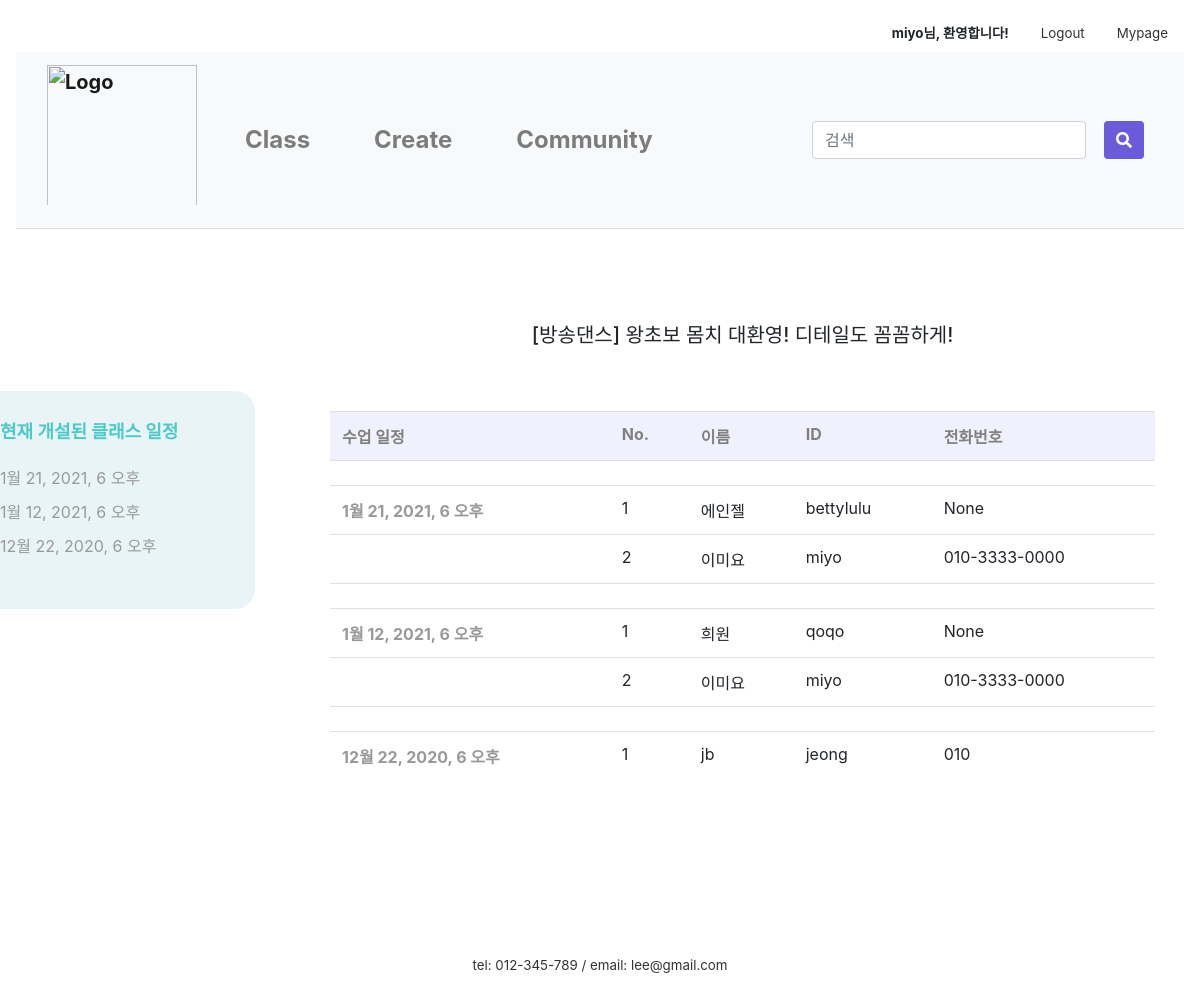
The app's page /mypage/myClass/2/applicant (signed in) with its own data.
### firstApp/models.py (models this page shows, shortened)
class ClassDate(models.Model):
    inClass = models.ForeignKey('firstApp.Class', on_delete=models.CASCADE, default=1, related_name='date_class')
    date = models.DateTimeField(default=timezone.now)
    class Meta:
        ordering = ('-date',)

class Class(models.Model):
    author = models.ForeignKey(settings.AUTH_USER_MODEL, on_delete=models.CASCADE, default=1)
    title = models.CharField(max_length=50)
    tutor = models.CharField(max_length=10)
    tutor_photo = ProcessedImageField(upload_to="tutor", processors=[ResizeToFill(300,300)], default='')
    tutor_insta = models.CharField(null=True, blank=True, max_length=50, default='')
    tutor_blog = models.CharField(null=True, blank=True, max_length=50, default='')
    tutor_youtube = models.CharField(null=True, blank=True, max_length=50, default='')
    category = models.ForeignKey('firstApp.Category', on_delete=models.CASCADE, default=1, related_name='category')
    area = models.ForeignKey('firstApp.Area', on_delete=models.CASCADE, default=1)
    photo = ProcessedImageField(upload_to="class", processors=[ResizeToFill(600,450)], default='')
    body = RichTextUploadingField(default='')
    tutor_body = RichTextUploadingField(default='')
    price = models.CharField(max_length=10)
    time = models.CharField(max_length=5)
    level = models.ForeignKey('firstApp.Level', on_delete=models.CASCADE, default=1, related_name='level')
    mode = models.ForeignKey('firstApp.Mode', on_delete=models.CASCADE, default=1, related_name='mode')
    in_min = models.PositiveIntegerField(null=True, blank=True, default='1')
    in_max = models.PositiveIntegerField(null=True, blank=True, default='1')
    like_user = models.ManyToManyField(settings.AUTH_USER_MODEL, blank=True, related_name='like_class')
    like_count = models.PositiveIntegerField(default=0)
    on_sale = models.BooleanField(null=True, default=False)
    sale_price = models.CharField(null=True, blank=True, max_length=10)
    on_permission = models.BooleanField(null=True, default=False)
    class Meta:
        permissions = [
            ('can_permit', 'Can permit')
        ]

class Apply(models.Model):
    author = models.ForeignKey(settings.AUTH_USER_MODEL, on_delete=models.CASCADE, default=1)
    inClass = models.ForeignKey('firstApp.Class', on_delete=models.CASCADE, default=1, related_name='apply')
    date = models.ForeignKey('firstApp.ClassDate', on_delete=models.CASCADE, default=1, related_name='apply')
    name = models.CharField(max_length=10)
    number = models.CharField(max_length=13)
    text = RichTextUploadingField(default='')

### firstApp/views.py (the view)
# urls.py: path('mypage/myClass/<int:class_id>/applicant', views.applicant, name='applicant'),
def applicant(request, class_id):
    class_detail = get_object_or_404(Class, pk=class_id)
    now = timezone.now()
    return render(request, 'firstApp/applicant.html', {'class_detail': class_detail, 'now': now})

### firstApp/templates/firstApp/applicant.html (shortened to what this page needs)
{% extends 'firstApp/base.html' %}
{% load static %}
{% block content %}
{% if user.is_active %}
<link rel="stylesheet" href="{% static 'css/community.css' %}">
    <div class="container">
      <div class="row">
          <div class="col-sm-3" style="padding:0px;">
              <br><br><br>
              <div style=" background-color: #E9F4F7;
                            padding: 30;
                            position: relative;
                            right: 60;
                            top: 60;
                            border-radius: 20px; ">
                  <h4 style="font-weight: bold;
                        font-size: 18; color: #4ECAC6; padding-bottom: 10;">
                  현재 개설된 클래스 일정</h4>
              <ul>
              {% for date in class_detail.date_class.all %}
                    {% if date.date > now %}
                    <li style="padding:5 0;"><a>{{date.date}}</a></li>
                    {% else %}
                    <li style="padding:5 0; color: #999;"><a>{{date.date}}</a></li>
                    {% endif %}
              {% endfor %}
              </ul>
              </div>
          </div>
          <div class="col-sm-9">
            <h5>{{class_detail.title}}</h5>
            <table class="table">
              <tr>
                  <th>수업 일정</th>
                  <th>No.</th>
                <th>이름</th>
                <th>ID</th>
                <th>전화번호</th>
              </tr>
                {% for date in class_detail.date_class.all %}
                    {% for apply in date.apply.all %}
                    <tr>
                          <td><script> document.write(num)</script></td>
                          <td>{{apply.name}}</td>
                          <td>{{apply.author}}</td>
                          <td>{{apply.number}}</td>
                    </tr>
                    {% endfor %}
                {% endfor %}
            </table>
          </div>
      </div>
    </div>
{% else %}
<script type="text/javascript">
    alert('잘못된 접근입니다. \n로그인을 해주세요.')
    window.location.href = '/login';
  </script>
{% endif %}
{% endblock content %}

### firstApp/templates/firstApp/base.html (shortened to what this page needs)
{% load static %}
<link rel="stylesheet" href="https://stackpath.bootstrapcdn.com/bootstrap/4.4.1/css/bootstrap.min.css"
>
<link rel="stylesheet" href="{% static 'css/base.css' %}">
<link rel="stylesheet" href="{% static 'css/navbar_custom.css' %}">
<div class="nav inner">
  <div class="container-fluid" style="width:1500px; padding: 0px;">
    <nav class="nav nav-masthead justify-content-end">
      {% if user.is_active %}
      <a class="nav-link"><strong>{{user.username}}님, 환영합니다!</strong></a>
      <a class="nav-link" href="/logout">Logout</a>
      <a class="nav-link" href="/mypage">Mypage</a>
      {% else %}
      <a class="nav-link" href="/login">Login</a>
      <a class="nav-link" href="/signup">Join</a>
      {% endif %}
    </nav>
  </div>
</div>
<nav class="navbar navbar-expand-lg navbar-light bg-light navbar-custom">
  <div class="container-fluid" style="width:1500px;">
    <a class="navbar-brand logo" href="/"><img src="{% static 'image\logo_1.png' %}" alt="Logo" style="max-width: 30vw; width:150px; padding-bottom:10px;"></a>
  <div class="collapse navbar-collapse" id="navbarSupportedContent">
    <ul class="navbar-nav mr-auto">
      <li class="nav-item nav-item-custom">
        <a class="nav-link" href="/class_search">Class</a>
      </li>
      <li class="nav-item nav-item-custom">
        <a class="nav-link" href="/intro_createclass">Create</a>
      </li>
      <li class="nav-item nav-item-custom">
        <a class="nav-link" href="/community">Community</a>
      </li>
    </ul>
  <div class="nav-item nav-item-custom">
    <div class="row">
      <form class="form-inline my-2 my-lg-0" action="{% url 'searchResult' %}" method="get">
      <div class="col-xs-8" style="max-width:50vw;">
        <input class="form-control mr-sm-2" type="search" placeholder="검색" aria-label="Search" name="qq" value="{{ qq }}">
      </div>
       <div class="col-xs-2" style="margin-left:10px;">
          <button class="btn btn-primary my-2 my-sm-0" type="submit" style="height:38px">
        <i class="fas fa-search"></i>
            </button>
       </div>
      </form>
    </div>
      </div>
  </div>
  </div>
</nav>
<main role="main">
  {% block content %}
  {% endblock content%}
</main>
<footer class="mastfoot mt-auto text-center">
  <div class="inner" style="margin-top:10rem;">
    <p style="margin:0">tel: 012-345-789 /
      email: lee@gmail.com</p>
  </div>
</footer>

### firstApp/static/css/base.css (style rules this page uses)
img { max-width:100%; }
.mastfoot { color: #333; }
.inner { font-size:10pt; }
.btn-primary, .btn-primary:active, .btn-primary:visited { background-color:#6C5ADA !important; border:none !important; color:white !important; }
h5 { text-align: center; margin: 3rem; padding:1rem; }

### firstApp/static/css/navbar_custom.css (style rules this page uses)
a { color:#333; }
.navbar { margin-bottom:30px; border-bottom: 0.1px solid rgb(219, 222, 224); }
.navbar-custom { font-size: x-large; font-weight: bold; background-color: #fff; }
.nav-item-custom { padding-left: 1.5rem; padding-right: 1.5rem; }

### firstApp/static/css/community.css (style rules this page uses)
ul { list-style:none; padding-left:0 }
th { color:gray; background-color:#f0f1fc; }

### records on screen
ClassDate: date "1월 21, 2021, 6 오후"
ClassDate: date "1월 12, 2021, 6 오후"
ClassDate: date "12월 22, 2020, 6 오후"
Class: title "[방송댄스] 왕초보 몸치 대환영! 디테일도 꼼꼼하게!"
Apply: name "에인젤", author "bettylulu", number "None"
Apply: name "이미요", author "miyo", number "010-3333-0000"
Apply: name "희원", author "qoqo", number "None"
Apply: name "이미요", author "miyo", number "010-3333-0000"
Apply: name "jb", author "jeong", number "010"

### other values on screen
{{ user.username }} "miyo"
